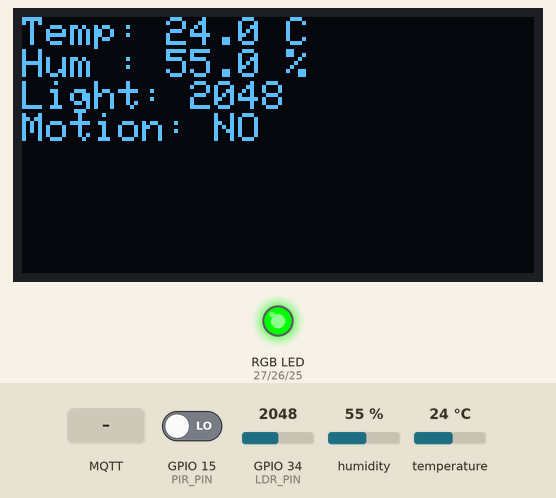
Simulated run of this sketch. Board: ESP32. Parts: 128×64 one-colour display, an RGB LED mixed from three pins (HIGH = lit). The test bench sets the inputs (shaded band); at power-on: GPIO 15 (PIR_PIN) LOW, GPIO 34 (LDR_PIN) = 2048, humidity 55 %, temperature 24 °C. WiFi joins after 1.5 s; servers stay silent unless stated; no MQTT or app messages arrive unless stated; what the sketch prints to the serial monitor is not drawn.

Above: at 2.8 s.
2.9 s: GPIO 15 (PIR_PIN) driven HIGH
At 5.2 s:
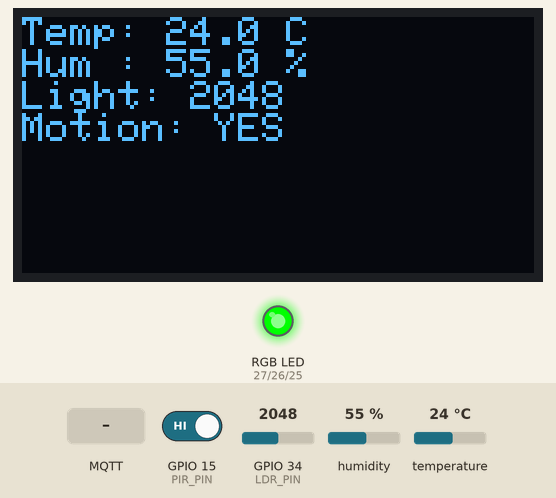
5.5 s: GPIO 34 (LDR_PIN) set to 1548
At 6.4 s:
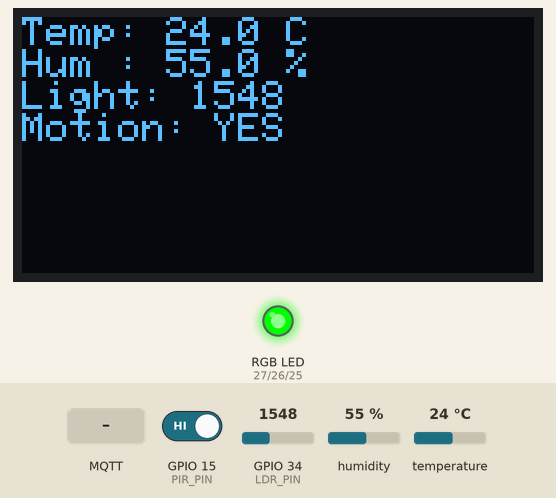
7.5 s: GPIO 34 (LDR_PIN) set to 1460
At 9.2 s:
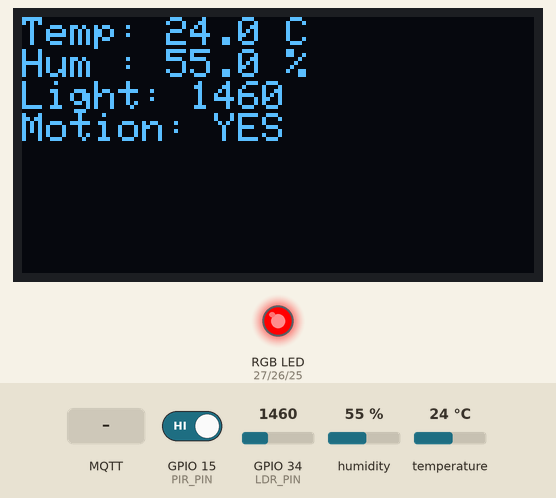
9.5 s: MQTT message "5" arrives on the second subscribed topic
At 10.6 s:
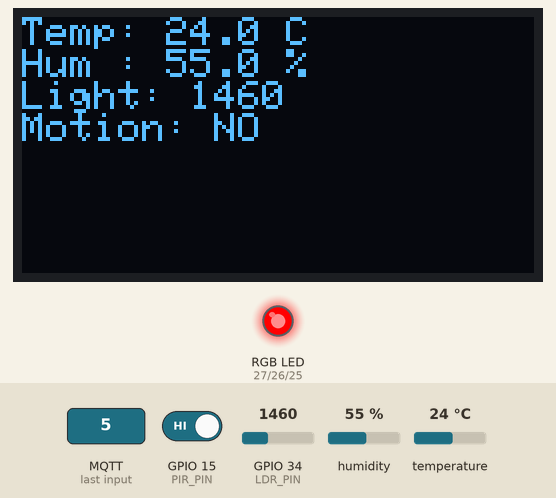
13.5 s: GPIO 34 (LDR_PIN) set to 3603
At 14.9 s:
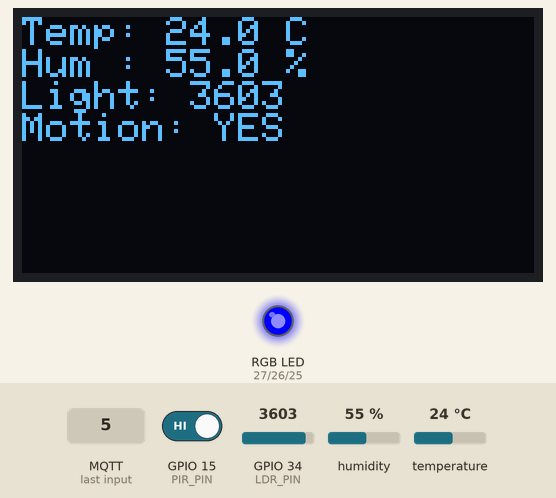
15.5 s: MQTT message "90" arrives on the second subscribed topic
At 16.7 s:
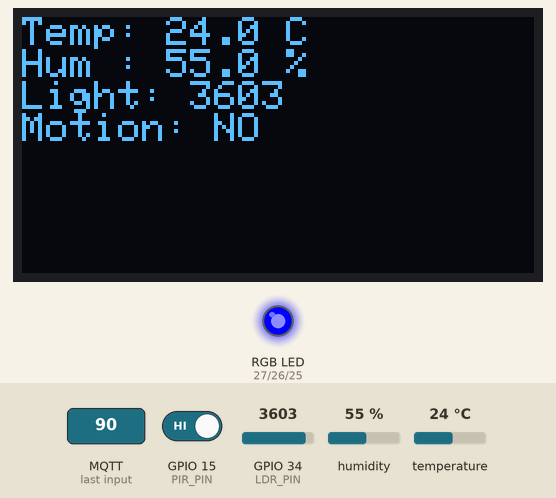
Timing chart, 0 to 18.5 s (numbered marks = the images above; inputs shaded):
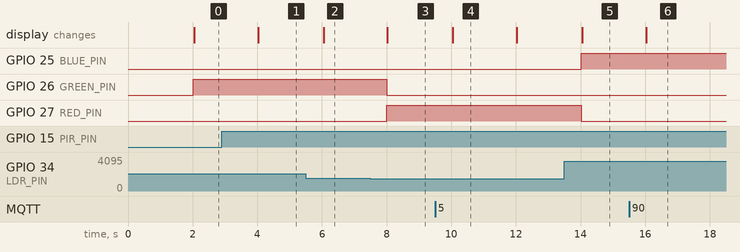

Measured:
- the behaviour switches between 1501 and 1500 on GPIO 34 (LDR_PIN) (found by bisection; images 2 and 3)
- after the input at 2.9 s, the display: changes after 1.1 s (image 1)
- after the input at 5.5 s, the display: changes after 0.55 s (image 2)
- after the input at 7.5 s, GPIO 26 (GREEN_PIN): HIGH → LOW after 0.50 s; GPIO 27 (RED_PIN): LOW → HIGH after 0.50 s; the display: changes after 0.53 s (image 3)
- after the input at 9.5 s, the display: changes after 0.55 s (image 4)
- after the input at 13.5 s, GPIO 25 (BLUE_PIN): LOW → HIGH after 0.52 s; GPIO 27 (RED_PIN): HIGH → LOW after 0.52 s; the display: changes after 0.55 s (image 5)
- after the input at 15.5 s, the display: changes after 0.53 s (image 6)

The sketch:

ssd1306_128x64_spi.ino
```cpp
#include <WiFi.h>
#include <PubSubClient.h>
#include <Wire.h>
#include <Adafruit_GFX.h>
#include <Adafruit_SSD1306.h>
#include <DHT.h>
#include <HTTPClient.h>

// ==== Wi-Fi & MQTT ====
const char* ssid        = "aAmina";
const char* password    = "87654321";
const char* mqtt_server = "10.82.74.203";   // Broker IP

// ==== Pins ====
#define DHTPIN    4
#define PIR_PIN   15
#define LDR_PIN   34
#define RED_PIN   27
#define GREEN_PIN 26
#define BLUE_PIN  25

// ==== RGB type ====
#define COMMON_ANODE false  // set true if your RGB LED is common anode

// ==== OLED ====
#define SCREEN_WIDTH 128
#define SCREEN_HEIGHT 64
#define OLED_RESET    -1
#define SCREEN_ADDRESS 0x3C
Adafruit_SSD1306 display(SCREEN_WIDTH, SCREEN_HEIGHT, &Wire, OLED_RESET);

// ==== DHT ====
#define DHTTYPE DHT11
DHT dht(DHTPIN, DHTTYPE);

// ==== MQTT ====
WiFiClient espClient;
PubSubClient client(espClient);    // Used the wi-fi TCP connection as its communication channel

// ==== Communication mode ====
enum CommMode { MODE_MQTT, MODE_HTTP };
CommMode commMode = MODE_MQTT;  // default

// HTTP endpoint
const char* http_url = "http://10.21.127.203:8080/ingest";   //HTTP endpoint

// Runtime config
unsigned long sampleDelayMs = 2000; //time between complete sensor scans
int motionThreshold = 1;   //how many consecutive PIR detections
int motionCount = 0;
unsigned long lastSample = 0;

void setRGB(uint8_t r, uint8_t g, uint8_t b){
  if (COMMON_ANODE) { r = 255 - r; g = 255 - g; b = 255 - b; }
  ledcWrite(0, r);
  ledcWrite(1, g);
  ledcWrite(2, b);
}

void setup_wifi() {
  Serial.printf("Connecting to %s\n", ssid);
  WiFi.mode(WIFI_STA);
  WiFi.setSleep(false);
  WiFi.setAutoReconnect(true);
  WiFi.begin(ssid, password);
  while (WiFi.status() != WL_CONNECTED) { delay(400); Serial.print("."); }
  Serial.println("\n WiFi connected");
  Serial.print("IP: "); Serial.println(WiFi.localIP());
}

// —— Telemetry send helpers ——
bool sendViaMQTT(const String& json) {
  return client.publish("smartart/sensordata", json.c_str()); // Publisher MQTT on the topic of smartart/sensordata .publish(topic, message) = sends a message to the MQTT broker.
}

bool sendViaHTTP(const String& json) {
  HTTPClient http;
  http.begin(http_url);
  http.addHeader("Content-Type", "application/json");
  int code = http.POST((uint8_t*)json.c_str(), json.length());
  http.end();
  return (code >= 200 && code < 300);
}


// message handler
void onCmd(char* topic, byte* payload, unsigned int length) {
  String t = topic, msg;
  for (unsigned i=0;i<length;i++) msg += (char)payload[i];
  msg.trim();
  Serial.print("CMD "); Serial.print(t); Serial.print(" = "); Serial.println(msg);

  if (t == "smartart/cmd/sampling_rate") {
    long s = msg.toInt();
    if (s > 0 && s <= 3600) { sampleDelayMs = (unsigned long)s * 1000UL; Serial.printf("→ sampling_rate=%lds\n", s); } // valid range and covert it to milsecond
  } else if (t == "smartart/cmd/motion_alert") {
    int thr = msg.toInt(); if (thr < 1) thr = 1; if (thr > 10) thr = 10;
    motionThreshold = thr; Serial.printf("→ motion_alert=%d\n", thr);
  } else if (t == "smartart/cmd/mode") {
    msg.toLowerCase();
    if      (msg == "mqtt") { commMode = MODE_MQTT; Serial.println("→ mode=MQTT"); }
    else if (msg == "http") { commMode = MODE_HTTP; Serial.println("→ mode=HTTP"); }
    else { Serial.println("→ mode=UNKNOWN (ignoring)"); }
  }
}

void reconnect() {
  while (!client.connected()) {
    Serial.print("Connecting to MQTT...");
    if (client.connect("ESP32SmartArt")) {
      Serial.println("connected");
      client.subscribe("smartart/cmd/sampling_rate");     // subscribe of MQTT
      client.subscribe("smartart/cmd/motion_alert");    // subscribe of MQTT
      client.subscribe("smartart/cmd/mode");           // subscribe of MQTT
    } else {
      Serial.print("failed, rc="); Serial.print(client.state()); Serial.println(" retry in 2s");
      delay(2000);
    }
  }
}

void setup() {
  Serial.begin(115200);

  // I2C for OLED
  Wire.begin(21, 22); // SDA, SCL

  // Sensors
  dht.begin();
  pinMode(PIR_PIN, INPUT);

  // OLED init
  if (!display.begin(SSD1306_SWITCHCAPVCC, SCREEN_ADDRESS)) {
    Serial.println(F(" OLED not found (check address and wiring)"));
    while (true) { delay(1000); }
  }
  display.clearDisplay();
  display.setTextSize(1);
  display.setTextColor(SSD1306_WHITE);
  display.setCursor(0,0);
  display.println("SmartArt booting...");
  display.display();

  // RGB PWM
  ledcSetup(0, 5000, 8); ledcAttachPin(RED_PIN, 0);
  ledcSetup(1, 5000, 8); ledcAttachPin(GREEN_PIN, 1);
  ledcSetup(2, 5000, 8); ledcAttachPin(BLUE_PIN, 2);
  setRGB(0,0,0);

  // Wi-Fi & MQTT
  setup_wifi();
  client.setServer(mqtt_server, 1883);   //Configures MQTT broker address
  client.setCallback(onCmd);
}

void loop() {
  // Maintain MQTT service (even if not the chosen telemetry mode, we still use MQTT for commands)
  if (!client.connected()) reconnect();    //Keep MQTT service alive
  client.loop();

  unsigned long now = millis();
  if (now - lastSample < sampleDelayMs) return;
  lastSample = now;

  float t = dht.readTemperature();
  float h = dht.readHumidity();
  int   lightVal = analogRead(LDR_PIN);
  int   pir      = digitalRead(PIR_PIN);

  // Motion filter
  motionCount = (pir == HIGH) ? (motionCount + 1) : 0;
  int motion = (motionCount >= motionThreshold) ? 1 : 0;

  if (isnan(t) || isnan(h)) {
    Serial.println("DHT read failed");
    return;
  }

  // RGB based on light (tweak thresholds for your LDR divider)
  if (lightVal > 3000)      setRGB(0,0,255);
  else if (lightVal > 1500) setRGB(0,255,0);
  else                      setRGB(255,0,0);

  // OLED output
  display.clearDisplay();
  display.setCursor(0,0);
  display.printf("Temp: %.1f C\n", t);
  display.printf("Hum : %.1f %%\n", h);
  display.printf("Light: %d\n", lightVal);
  display.printf("Motion: %s\n", motion ? "YES" : "NO");
  display.display();

  // Build JSON
  String payload = "{";
  payload += "\"device_id\":\"esp32-smartart-01\",";
  payload += "\"ts_ms\":" + String(millis()) + ",";
  payload += "\"temp\":"   + String(t,1) + ",";
  payload += "\"hum\":"    + String(h,1)  + ",";
  payload += "\"light\":"  + String(lightVal) + ",";
  payload += "\"motion\":" + String(motion);
  payload += "}";

  // Send according to selected mode
  bool ok = false;
  switch (commMode) {
    case MODE_MQTT: ok = sendViaMQTT(payload); break;
    case MODE_HTTP: ok = sendViaHTTP(payload); break;
  }
  Serial.println(ok ? "Telemetry sent" : "Telemetry send failed");
}
```
